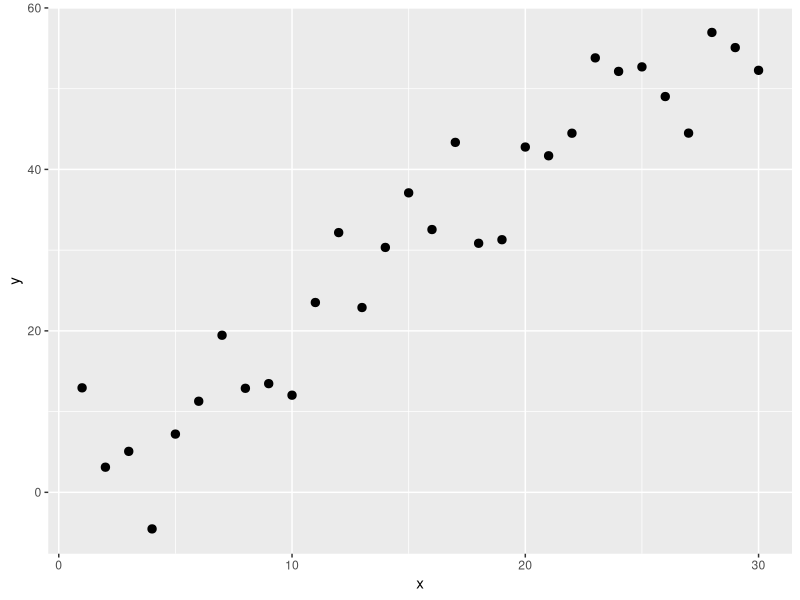
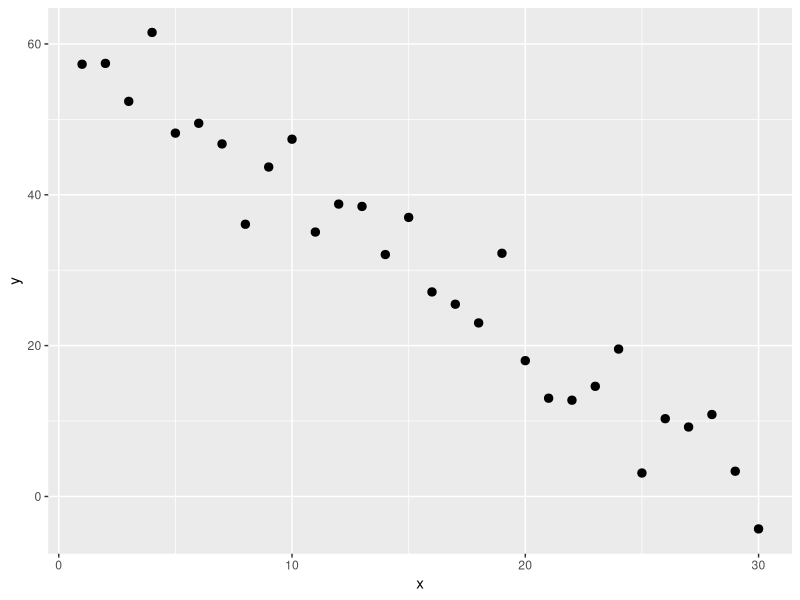
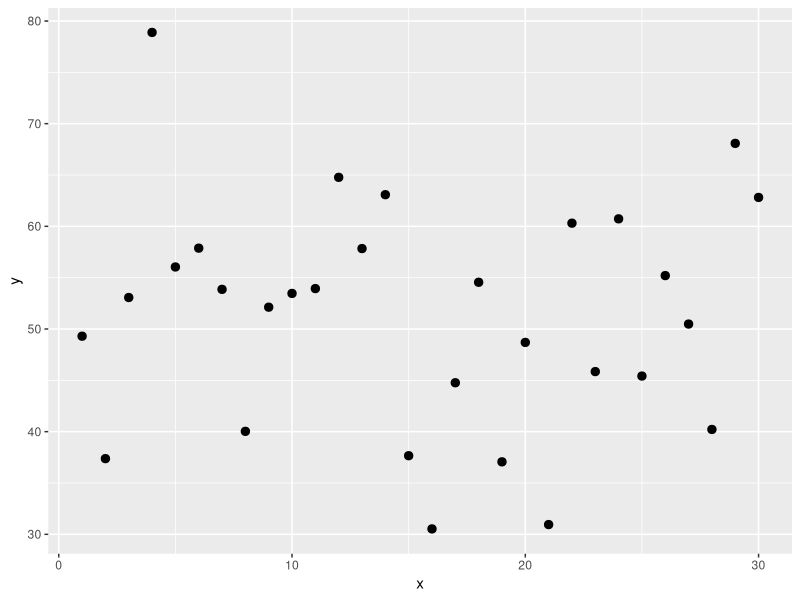
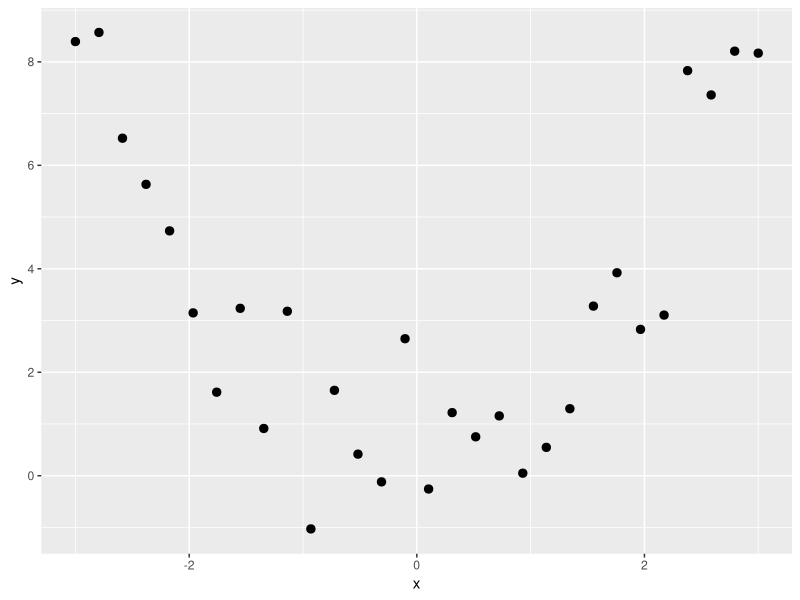
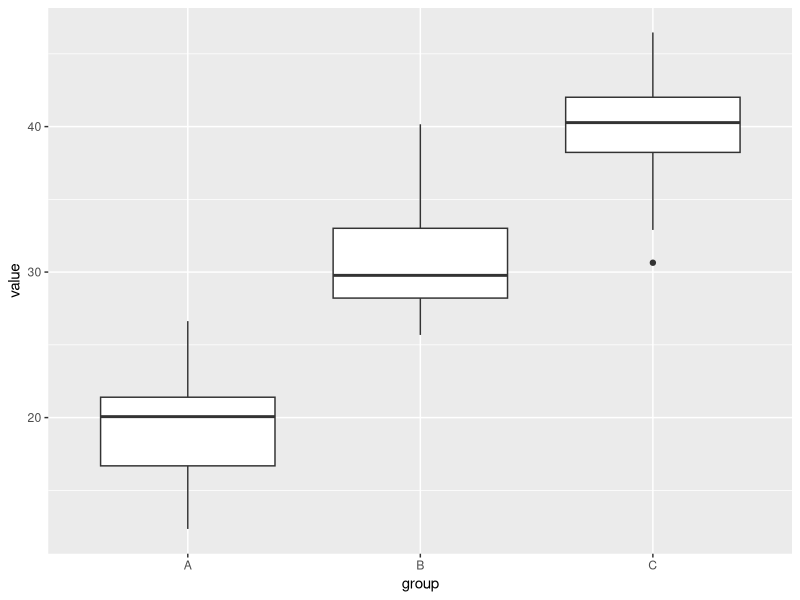
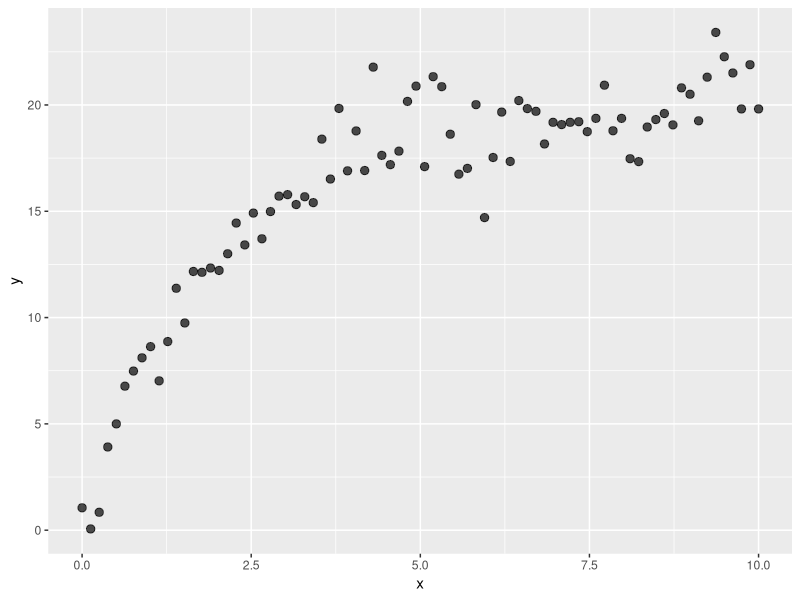
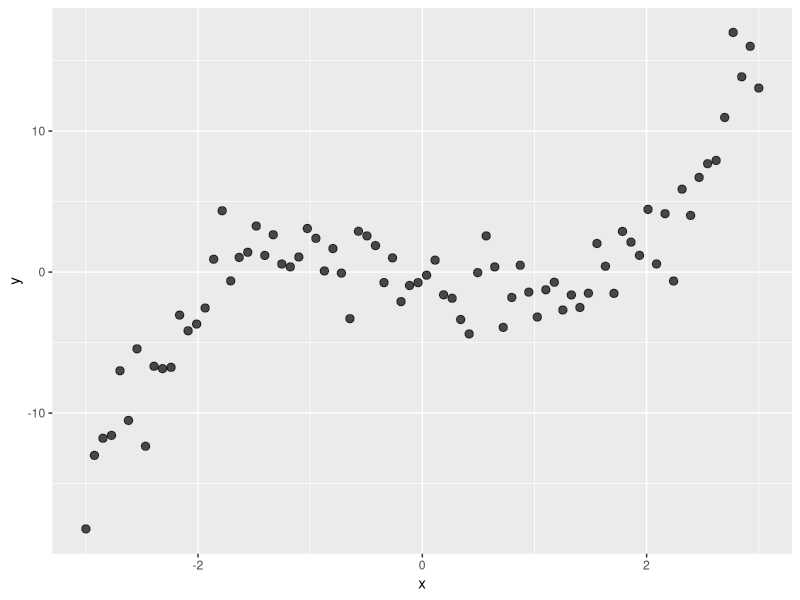
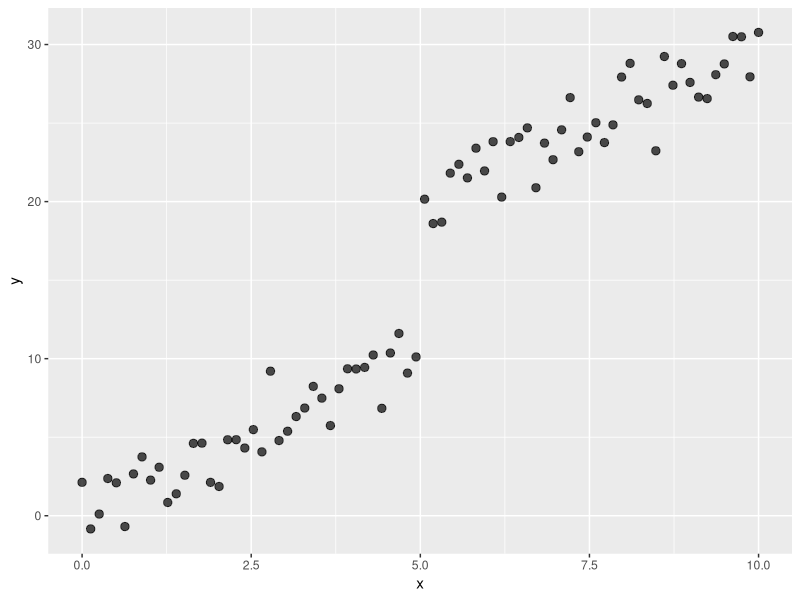

Here is the R script that generated these plots, in order:
#!/usr/bin/env Rscript
# Generate all image-interpretation plots with consistent ggplot styling
# Uses default ggplot theme for consistency

library(ggplot2)

# Use default ggplot theme (theme_gray)
# No theme_set() call - just use ggplot defaults

# Consistent plot dimensions
plot_width <- 6
plot_height <- 5
plot_dpi <- 150

# Create output directories
dir.create("sample-images", showWarnings = FALSE)
dir.create("sample-images/unusual", showWarnings = FALSE)

cat("Generating all image-interpretation plots with default ggplot theme...\n\n")

# ============================================================================
# STANDARD PATTERNS (5 plots)
# ============================================================================

cat("=== STANDARD PATTERNS ===\n")

# 1. Positive Correlation
cat("Generating: Positive correlation...\n")
set.seed(1001)
df <- data.frame(
  x = 1:30,
  y = 2 * (1:30) + rnorm(30, 0, 5)
)
p <- ggplot(df, aes(x = x, y = y)) +
  geom_point(size = 2.5)
ggsave("sample-images/positive_correlation.png", p,
       width = plot_width, height = plot_height, dpi = plot_dpi)

# 2. Negative Correlation
cat("Generating: Negative correlation...\n")
set.seed(1002)
df <- data.frame(
  x = 1:30,
  y = -2 * (1:30) + 60 + rnorm(30, 0, 5)
)
p <- ggplot(df, aes(x = x, y = y)) +
  geom_point(size = 2.5)
ggsave("sample-images/negative_correlation.png", p,
       width = plot_width, height = plot_height, dpi = plot_dpi)

# 3. No Correlation
cat("Generating: No correlation...\n")
set.seed(1003)
df <- data.frame(
  x = 1:30,
  y = rnorm(30, 50, 10)
)
p <- ggplot(df, aes(x = x, y = y)) +
  geom_point(size = 2.5)
ggsave("sample-images/no_correlation.png", p,
       width = plot_width, height = plot_height, dpi = plot_dpi)

# 4. Quadratic (U-shaped)
cat("Generating: Quadratic relationship...\n")
set.seed(1004)
x <- seq(-3, 3, length.out = 30)
df <- data.frame(
  x = x,
  y = x^2 + rnorm(30, 0, 1)
)
p <- ggplot(df, aes(x = x, y = y)) +
  geom_point(size = 2.5)
ggsave("sample-images/quadratic.png", p,
       width = plot_width, height = plot_height, dpi = plot_dpi)

# 5. Group Differences (boxplot)
cat("Generating: Group differences...\n")
set.seed(1005)
df <- data.frame(
  group = rep(c("A", "B", "C"), each = 30),
  value = c(rnorm(30, 20, 3), rnorm(30, 30, 3), rnorm(30, 40, 3))
)
p <- ggplot(df, aes(x = group, y = value)) +
  geom_boxplot()
ggsave("sample-images/group_differences.png", p,
       width = plot_width, height = plot_height, dpi = plot_dpi)

# ============================================================================
# UNUSUAL PATTERNS (10 plots)
# ============================================================================

cat("\n=== UNUSUAL PATTERNS ===\n")

# 1. Rising Then Plateau (saturation)
cat("Generating: Rising plateau...\n")
set.seed(2001)
x <- seq(0, 10, length.out = 80)
y <- 20 * (1 - exp(-0.5 * x)) + rnorm(80, 0, 1.5)
df <- data.frame(x = x, y = y)
p <- ggplot(df, aes(x = x, y = y)) +
  geom_point(size = 2.5, alpha = 0.7)
ggsave("sample-images/unusual/unusual_rising_plateau.png", p,
       width = plot_width, height = plot_height, dpi = plot_dpi)

# 2. Smile-Then-Frown (cubic)
cat("Generating: Smile-frown (cubic)...\n")
set.seed(2002)
x <- seq(-3, 3, length.out = 80)
y <- x^3 - 3*x + rnorm(80, 0, 2)
df <- data.frame(x = x, y = y)
p <- ggplot(df, aes(x = x, y = y)) +
  geom_point(size = 2.5, alpha = 0.7)
ggsave("sample-images/unusual/unusual_smile_frown.png", p,
       width = plot_width, height = plot_height, dpi = plot_dpi)

# 3. Step Change (discontinuity)
cat("Generating: Step change...\n")
set.seed(2003)
x <- seq(0, 10, length.out = 80)
y <- 2*x + ifelse(x > 5, 10, 0) + rnorm(80, 0, 1.5)
df <- data.frame(x = x, y = y)
p <- ggplot(df, aes(x = x, y = y)) +
  geom_point(size = 2.5, alpha = 0.7)
ggsave("sample-images/unusual/unusual_step_change.png", p,
       width = plot_width, height = plot_height, dpi = plot_dpi)

# 4. Triangle Clusters
cat("Generating: Triangle clusters...\n")
set.seed(2004)
cluster1 <- data.frame(x = rnorm(30, 0, 1), y = rnorm(30, 0, 1))
cluster2 <- data.frame(x = rnorm(30, 5, 1), y = rnorm(30, 0, 1))
cluster3 <- data.frame(x = rnorm(30, 2.5, 1), y = rnorm(30, 4.3, 1))
df <- rbind(cluster1, cluster2, cluster3)
p <- ggplot(df, aes(x = x, y = y)) +
  geom_point(size = 2.5, alpha = 0.7)
ggsave("sample-images/unusual/unusual_triangle_clusters.png", p,
       width = plot_width, height = plot_height, dpi = plot_dpi)

# 5. Donut Ring
cat("Generating: Donut ring...\n")
set.seed(2005)
theta <- runif(80, 0, 2*pi)
r <- rnorm(80, 5, 0.4)
x <- r * cos(theta)
y <- r * sin(theta)
df <- data.frame(x = x, y = y)
p <- ggplot(df, aes(x = x, y = y)) +
  geom_point(size = 2.5, alpha = 0.7) +
  coord_fixed()
ggsave("sample-images/unusual/unusual_donut_ring.png", p,
       width = plot_width, height = plot_height, dpi = plot_dpi)

# 6. Curved Clusters (arcs)
cat("Generating: Curved clusters...\n")
set.seed(2006)
t <- seq(0, pi, length.out = 40)
cluster1 <- data.frame(x = 3 * cos(t) + rnorm(40, 0, 0.25),
                       y = 3 * sin(t) + rnorm(40, 0, 0.25))
t <- seq(pi, 2*pi, length.out = 40)
cluster2 <- data.frame(x = 3 * cos(t) + rnorm(40, 0, 0.25),
                       y = 3 * sin(t) + rnorm(40, 0, 0.25))
df <- rbind(cluster1, cluster2)
p <- ggplot(df, aes(x = x, y = y)) +
  geom_point(size = 2.5, alpha = 0.7) +
  coord_fixed()
ggsave("sample-images/unusual/unusual_curved_clusters.png", p,
       width = plot_width, height = plot_height, dpi = plot_dpi)

# 7. Heteroskedastic (funnel)
cat("Generating: Heteroskedastic funnel...\n")
set.seed(2007)
x <- seq(0, 10, length.out = 80)
y <- 2*x + rnorm(80, 0, sd = 0.3 + 0.5*x)
df <- data.frame(x = x, y = y)
p <- ggplot(df, aes(x = x, y = y)) +
  geom_point(size = 2.5, alpha = 0.7)
ggsave("sample-images/unusual/unusual_heteroskedastic.png", p,
       width = plot_width, height = plot_height, dpi = plot_dpi)

# 8. Reverses (inverted U)
cat("Generating: Reversing relationship...\n")
set.seed(2008)
x <- seq(0, 10, length.out = 80)
y <- 15 - (x - 5)^2 + rnorm(80, 0, 2)
df <- data.frame(x = x, y = y)
p <- ggplot(df, aes(x = x, y = y)) +
  geom_point(size = 2.5, alpha = 0.7)
ggsave("sample-images/unusual/unusual_reverses.png", p,
       width = plot_width, height = plot_height, dpi = plot_dpi)

# 9. Outlier Structure
cat("Generating: Outlier structure...\n")
set.seed(2009)
x <- c(rnorm(70, 5, 0.8), seq(0, 10, length.out = 10))
y <- c(rnorm(70, 5, 0.8), seq(0, 10, length.out = 10))
df <- data.frame(x = x, y = y)
p <- ggplot(df, aes(x = x, y = y)) +
  geom_point(size = 2.5, alpha = 0.7)
ggsave("sample-images/unusual/unusual_outlier_structure.png", p,
       width = plot_width, height = plot_height, dpi = plot_dpi)

# 10. Interaction (opposite slopes by group)
cat("Generating: Interaction effect...\n")
set.seed(2010)
df <- data.frame(
  x = rep(seq(0, 10, length.out = 40), 2),
  group = rep(c("A", "B"), each = 40)
)
df$y <- ifelse(df$group == "A",
               2*df$x + rnorm(40, 0, 2),
               -1*df$x + 20 + rnorm(40, 0, 2))
p <- ggplot(df, aes(x = x, y = y, color = group)) +
  geom_point(size = 2.5, alpha = 0.7)
ggsave("sample-images/unusual/unusual_interaction.png", p,
       width = plot_width, height = plot_height, dpi = plot_dpi)

cat("\n✓ All 15 plots generated successfully!\n")
cat("  Standard patterns: sample-images/\n")
cat("  Unusual patterns: sample-images/unusual/\n")
cat("\nAll plots use default ggplot theme (theme_gray) for consistency.\n")
